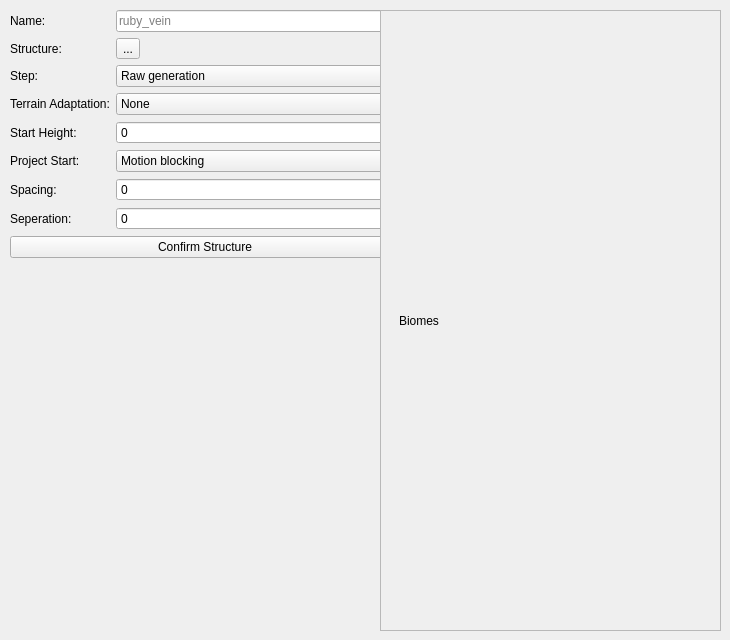
      <widget class="QWidget" name="structureEditor">
       <widget class="QWidget" name="formLayoutWidget_2">
        <property name="geometry">
         <rect>
          <x>10</x>
          <y>10</y>
          <width>390</width>
          <height>338</height>
         </rect>
        </property>
        <layout class="QFormLayout" name="formLayout_9">
         <item row="0" column="0">
          <widget class="QLabel" name="label_33">
           <property name="text">
            <string>Name:</string>
           </property>
          </widget>
         </item>
         <item row="0" column="1">
          <widget class="QLineEdit" name="structureName">
           <property name="toolTip">
            <string>&lt;html&gt;&lt;head/&gt;&lt;body&gt;&lt;p&gt;The name of your structure.&lt;/p&gt;&lt;/body&gt;&lt;/html&gt;</string>
           </property>
           <property name="placeholderText">
            <string>ruby_vein</string>
           </property>
          </widget>
         </item>
         <item row="1" column="0">
          <widget class="QLabel" name="label_41">
           <property name="text">
            <string>Structure:</string>
           </property>
          </widget>
         </item>
         <item row="1" column="1">
          <widget class="QToolButton" name="structureNBTButton">
           <property name="toolTip">
            <string>&lt;html&gt;&lt;head/&gt;&lt;body&gt;&lt;p&gt;The path to your structure nbt.&lt;/p&gt;&lt;/body&gt;&lt;/html&gt;</string>
           </property>
           <property name="text">
            <string>...</string>
           </property>
          </widget>
         </item>
         <item row="2" column="0">
          <widget class="QLabel" name="label_35">
           <property name="text">
            <string>Step:</string>
           </property>
          </widget>
         </item>
         <item row="2" column="1">
          <widget class="QComboBox" name="structureLocation">
           <property name="toolTip">
            <string>&lt;html&gt;&lt;head/&gt;&lt;body&gt;&lt;p&gt;The generation step to use when generating.&lt;/p&gt;&lt;p&gt;&lt;span style=&quot; font-weight:700;&quot;&gt;RAW_GENERATION:&lt;/span&gt; Used by small end islands.&lt;/p&gt;&lt;p&gt;&lt;span style=&quot; font-weight:700;&quot;&gt;LAKES: &lt;/span&gt;Used by LAVA lakes.&lt;/p&gt;&lt;p&gt;&lt;span style=&quot; font-weight:700;&quot;&gt;LOCAL_MODIFICATIONS:&lt;/span&gt; Used by amethyst geodes and icebergs.&lt;/p&gt;&lt;p&gt;&lt;span style=&quot; font-weight:700;&quot;&gt;UNDERGROUND_STRUCTURES:&lt;/span&gt; Used for dungeons and overworld fossils.&lt;/p&gt;&lt;p&gt;&lt;span style=&quot; font-weight:700;&quot;&gt;SURFACE_STRUCTURES: &lt;/span&gt;Used for desert wells and blue ice patches.&lt;/p&gt;&lt;p&gt;&lt;span style=&quot; font-weight:700;&quot;&gt;STRONGHOLDS: &lt;/span&gt;Not used in vanilla.&lt;/p&gt;&lt;p&gt;&lt;span style=&quot; font-weight:700;&quot;&gt;UNDERGROUND_ORES: &lt;/span&gt;Used for overworld ore veins, overworld dirt/gravel/stone variant veins, and sand/gravel/clay disks.&lt;/p&gt;&lt;p&gt;&lt;span style=&quot; font-weight:700;&quot;&gt;UNDERGROUND_DECORATION: &lt;/span&gt;Used for infested block veins, nether gravel and blackstone veins, and all nether ore veins.&lt;/p&gt;&lt;p&gt;&lt;span style=&quot; font-weight:700;&quot;&gt;FLUID_SPRINGS: &lt;/span&gt;Used for water and lava falls.&lt;/p&gt;&lt;p&gt;&lt;span style=&quot; font-weight:700;&quot;&gt;VEGETAL_DECORATION: &lt;/span&gt;Used for trees, bamboo, cacti, kelp, and other ground and ocean vegetation.&lt;/p&gt;&lt;p&gt;&lt;span style=&quot; font-weight:700;&quot;&gt;TOP_LAYER_MODIFICATION: &lt;/span&gt;Used for surface freezing.&lt;/p&gt;&lt;/body&gt;&lt;/html&gt;</string>
           </property>
           <item>
            <property name="text">
             <string>Raw generation</string>
            </property>
           </item>
           <item>
            <property name="text">
             <string>Lakes</string>
            </property>
           </item>
           <item>
            <property name="text">
             <string>Local modifications</string>
            </property>
           </item>
           <item>
            <property name="text">
             <string>Underground structures</string>
            </property>
           </item>
           <item>
            <property name="text">
             <string>Surface structures</string>
            </property>
           </item>
           <item>
            <property name="text">
             <string>Strongholds</string>
            </property>
           </item>
           <item>
            <property name="text">
             <string>Underground ores</string>
            </property>
           </item>
           <item>
            <property name="text">
             <string>Underground decoration</string>
            </property>
           </item>
           <item>
            <property name="text">
             <string>Fluid springs</string>
            </property>
           </item>
           <item>
            <property name="text">
             <string>Vegetal decoration</string>
            </property>
           </item>
           <item>
            <property name="text">
             <string>Top layer modification</string>
            </property>
           </item>
          </widget>
         </item>
         <item row="3" column="0">
          <widget class="QLabel" name="label_36">
           <property name="text">
            <string>Terrain Adaptation:</string>
           </property>
          </widget>
         </item>
         <item row="3" column="1">
          <widget class="QComboBox" name="structureTerrainAdaptation">
           <property name="toolTip">
            <string>&lt;html&gt;&lt;head/&gt;&lt;body&gt;&lt;p&gt;The type of terrain adaptation used for the structure.&lt;/p&gt;&lt;p&gt;&lt;span style=&quot; font-weight:700;&quot;&gt;none: &lt;/span&gt;No adaptation&lt;/p&gt;&lt;p&gt;&lt;span style=&quot; font-weight:700;&quot;&gt;beard_thin:&lt;/span&gt; Used by pillager outposts and villages&lt;/p&gt;&lt;p&gt;&lt;span style=&quot; font-weight:700;&quot;&gt;bead_box: &lt;/span&gt;Used by ancient cities&lt;/p&gt;&lt;p&gt;&lt;span style=&quot; font-weight:700;&quot;&gt;bury:&lt;/span&gt; Used by strongholds&lt;/p&gt;&lt;p&gt;&lt;span style=&quot; font-weight:700;&quot;&gt;encapsulate: &lt;/span&gt;Used by Trial Chambers&lt;/p&gt;&lt;/body&gt;&lt;/html&gt;</string>
           </property>
           <item>
            <property name="text">
             <string>None</string>
            </property>
           </item>
           <item>
            <property name="text">
             <string>Beard thin</string>
            </property>
           </item>
           <item>
            <property name="text">
             <string>Beard box</string>
            </property>
           </item>
           <item>
            <property name="text">
             <string>Bury</string>
            </property>
           </item>
           <item>
            <property name="text">
             <string>Encapsulate</string>
            </property>
           </item>
          </widget>
         </item>
         <item row="4" column="0">
          <widget class="QLabel" name="label_37">
           <property name="text">
            <string>Start Height:</string>
           </property>
          </widget>
         </item>
         <item row="4" column="1">
          <widget class="QSpinBox" name="structureStartHeight">
           <property name="toolTip">
            <string>&lt;html&gt;&lt;head/&gt;&lt;body&gt;&lt;p&gt;An offset from the heightmap&lt;/p&gt;&lt;/body&gt;&lt;/html&gt;</string>
           </property>
           <property name="minimum">
            <number>-64</number>
           </property>
           <property name="maximum">
            <number>312</number>
           </property>
          </widget>
         </item>
         <item row="5" column="0">
          <widget class="QLabel" name="label_38">
           <property name="toolTip">
            <string>&lt;html&gt;&lt;head/&gt;&lt;body&gt;&lt;p&gt;Project Start to Heightmap&lt;/p&gt;&lt;/body&gt;&lt;/html&gt;</string>
           </property>
           <property name="text">
            <string>Project Start:</string>
           </property>
          </widget>
         </item>
         <item row="5" column="1">
          <widget class="QComboBox" name="structurePSTH">
           <property name="toolTip">
            <string>&lt;html&gt;&lt;head/&gt;&lt;body&gt;&lt;p&gt;The heightmap the start height should project to.&lt;/p&gt;&lt;/body&gt;&lt;/html&gt;</string>
           </property>
           <item>
            <property name="text">
             <string>Motion blocking</string>
            </property>
           </item>
           <item>
            <property name="text">
             <string>Motion blocking no leaves</string>
            </property>
           </item>
           <item>
            <property name="text">
             <string>Ocean floor</string>
            </property>
           </item>
           <item>
            <property name="text">
             <string>Ocean floor worldgen</string>
            </property>
           </item>
           <item>
            <property name="text">
             <string>World surface</string>
            </property>
           </item>
           <item>
            <property name="text">
             <string>World surface worldgen</string>
            </property>
           </item>
          </widget>
         </item>
         <item row="6" column="0">
          <widget class="QLabel" name="label_39">
           <property name="text">
            <string>Spacing:</string>
           </property>
          </widget>
         </item>
         <item row="6" column="1">
          <widget class="QSpinBox" name="structureSpacing">
           <property name="toolTip">
            <string>&lt;html&gt;&lt;head/&gt;&lt;body&gt;&lt;p&gt;Average distance between two neighboring generation attempts.&lt;/p&gt;&lt;/body&gt;&lt;/html&gt;</string>
           </property>
           <property name="maximum">
            <number>4096</number>
           </property>
          </widget>
         </item>
         <item row="7" column="0">
          <widget class="QLabel" name="label_40">
           <property name="text">
            <string>Seperation:</string>
           </property>
          </widget>
         </item>
         <item row="7" column="1">
          <widget class="QSpinBox" name="structureSeperation">
           <property name="toolTip">
            <string>&lt;html&gt;&lt;head/&gt;&lt;body&gt;&lt;p&gt;Minimum distance (in blocks) between two neighboring attempts. Has to be strictly smaller than &lt;span style=&quot; font-weight:700; text-decoration: underline;&quot;&gt;spacing&lt;/span&gt;.&lt;/p&gt;&lt;/body&gt;&lt;/html&gt;</string>
           </property>
           <property name="maximum">
            <number>4096</number>
           </property>
          </widget>
         </item>
         <item row="8" column="0" colspan="2">
          <widget class="QPushButton" name="structureConfirmButton">
           <property name="text">
            <string>Confirm Structure</string>
           </property>
          </widget>
         </item>
        </layout>
       </widget>
       <widget class="QScrollArea" name="biomeScrollArea">
        <property name="geometry">
         <rect>
          <x>380</x>
          <y>10</y>
          <width>341</width>
          <height>621</height>
         </rect>
        </property>
        <property name="widgetResizable">
         <bool>true</bool>
        </property>
        <widget class="QWidget" name="scrollAreaWidgetContents_2">
         <property name="geometry">
          <rect>
           <x>0</x>
           <y>0</y>
           <width>341</width>
           <height>621</height>
          </rect>
         </property>
         <layout class="QVBoxLayout" name="verticalLayout">
          <item>
           <widget class="QWidget" name="viomeScrollContents" native="true">
            <layout class="QVBoxLayout" name="verticalLayout_3">
             <item>
              <widget class="QLabel" name="biomeScrollContents">
               <property name="toolTip">
                <string>&lt;html&gt;&lt;head/&gt;&lt;body&gt;&lt;p&gt;A list of Biomes that the structure can spawn in.&lt;/p&gt;&lt;/body&gt;&lt;/html&gt;</string>
               </property>
               <property name="text">
                <string>Biomes</string>
               </property>
              </widget>
             </item>
            </layout>
           </widget>
          </item>
         </layout>
        </widget>
       </widget>
      </widget>
